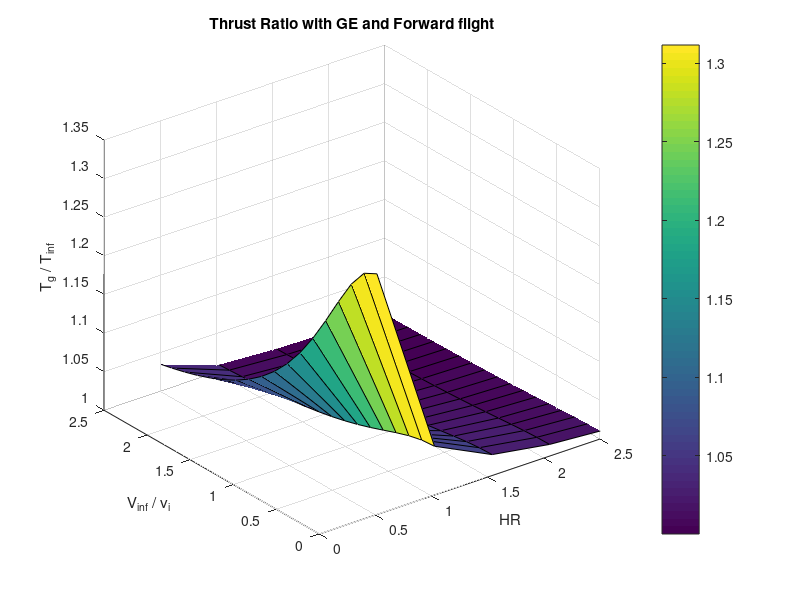
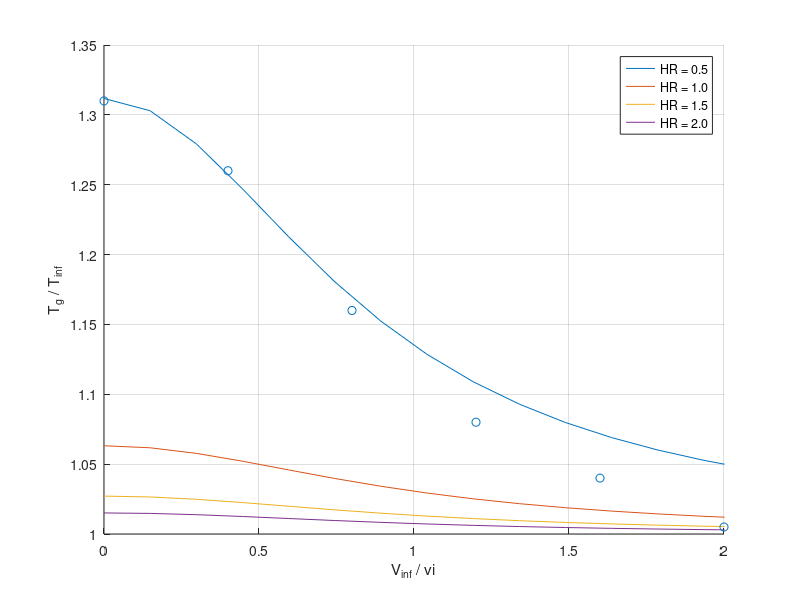

The MATLAB script that drew these images, in order:
%==========================================================================
% Jeremy Browne
% 12/18/19
% Looking at Curtis1984 paper on forward flight of a Helicopter blade IGE.
% 
% I also attempted to modify Gina's coeffitcent of thrust ratio equation to
% include the advance ratio for forward flight
%==========================================================================

close all; clear; clc;

R = 0.195; %0.139;              % Prop blade radius - meters
D = 2*R;                % prop blade diameter - meters
z = 0.1:0.1:(2*D);        % range of heights for height ratio - meters
HR = z/D;               % Height ratio using the prop diameter
HR2 = z/R;              % height ratio using the prop radius
m = 1.4;                % mass of the quadcopter - kg - used for thrust
g = 9.81;               % acceleration of gravity - m/s^2

T = (m*g);             % Propeller thrust - Newtons - 1/4 the quad weight
A = pi*R^2;              % Area of the propeller - m^2
rho = 1.225;               % density of air - kg/m^3
vi =  sqrt(T/(2*rho*A)); % induced velocity = velocity to hover

Omega = 287;    % for helicopter
omega = 523;    % for quad copter

lam = vi/(omega*R);       % induced velocity at the rotor - vi/(RPM*R) - m/s   
u = 0:0.01:1;            % range of advance ratios
v_free = omega*R*u;        % free stream velocity - m/s
                         % 523 is 5000 RPM converted to Rad/s
                       
FWrange = v_free/vi;                         
% Coefficents for curve fit
A2 = [0.3101, -3.685, 1.001, -0.002];
c = [1, -1.6];

% Thrust output for forward flight Cheeseman1955
FWratio =  [ 0    0.4  0.8  1.2  1.6  2.0  ];
FWTratio = [ 1.31 1.26 1.16 1.08 1.04 1.005];  

% Thrust output for forward flight Cheeseman1955
% FWratio =  [ 0   0.2 0.4  0.8  1.2  1.6  2.0  ]; % forward velocity
% FWTratio = [ 1.31 1.26 1.16 1.08 1.04 1.005]; % thrust genearation
    
n = 10;
a = 1;
bldLoadNorm = 5;
Ct_bldLoad = 0.0589;
% TgTinf = 1 + (0.25*(n)*(bldLoadNorm))/(sqrt(Ct/bldLoad)*(1/(16*(z/R)^2*(1_+(mu)^2))))


for i = 1:length(z)
  
   for j = 1:length(u)
    % Coefficent of thrust in forward flight includeing GE - From Literature
    ctGEFW(i, j) = 1.00 / (1.00 - ( ( R / (4.00*z(i)) )^2.00 / (1.00 + ( v_free(j) / (vi) )^2.00)) );
%     (vi-0.02*j^2)
    % Coefficent of thrust in hover includeing GE  - From Literature
    ctGE(i, j) = 1.00 / (1.00 - ( R / (4.00*z(i)) )^2.00);
    
    % Coefficent of thrust in for forward flight using my curve fit 
    ctGECorr(i,j) = A2(1)*exp(A2(2)*HR(i)) + A2(3)*exp(A2(4)*HR(i));    % + c(1)*exp(c(2)*HR(i));
   
    % /(1+(u(j)/(3*lam))^2) 
    
    % Thrust output for forward flight Cheeseman1955
    TgTinf(i,j) = 1 + (0.25*n*a*sqrt(0.12)) / ( sqrt(Ct_bldLoad)) * [ 1 / ( 16*(0.5)^2*(1 + (u(j))^2.00)) ] ;
    
   end
    
    
end

% Differences between the first two models
ModelDiff = ctGEFW - ctGE; 

% figure
% plot(u, ctGEFW(30,:))
% grid on; 
% xlabel('u'); ylabel('Ct');

figure
% hold on;
x = HR2;
y = FWrange;
z = ctGEFW;
z2 = ctGE;
surf(x, y, z')
% surf(x, y, z2)
xlabel('HR'); ylabel('V_{inf} / v_i'); zlabel('T_g / T_{inf}');
xlim([0 2.5]); ylim([0 2.5]); zlim([1 1.35]);
% hold off; 
grid on; 
title('Thrust Ratio with GE and Forward flight')
colorbar;

% figure
% x = HR;
% y = u;
% z = ctGE;
% surf(x, y, z')
% xlabel('HR'); ylabel('u'); zlabel('Ct');
% title('Thrust ratio with only GE')
% colorbar;
% 
% figure
% x = HR;
% y = u;
% z = ctGECorr;
% surf(x, y, z')
% xlabel('HR'); ylabel('u'); zlabel('Ct');
% title('Thrust ratio using my Thrust Ratio Curve Fit for GE')
% colorbar;
% 
% % figure
% % x = FWratio;
% % y = FWTratio;
% % plot(x,y)
% % xlabel('Vi/vt'); ylabel('Tg/Tinf');
% % title('Variation of thrust ratio with forward speed')
% 
% figure
% x = HR;
% y = u;
% z = TgTinf;
% surf(x, y, z')
% xlabel('HR'); ylabel('u'); zlabel('Ct');
% title('?????')
% colorbar;

figure
x = FWrange;
y = ctGEFW([1:4],:);
x2 = FWratio;
y2 = FWTratio;

hold on;
plot(x, y)
scatter(x2, y2)
xlabel('V_{inf} / vi'); ylabel('T_g / T_{inf}');
legend('HR = 0.5', 'HR = 1.0', 'HR = 1.5', 'HR = 2.0' )
grid;
ylim([1.0, 1.35]); xlim([0, 2]);
% title('FW flight?')
